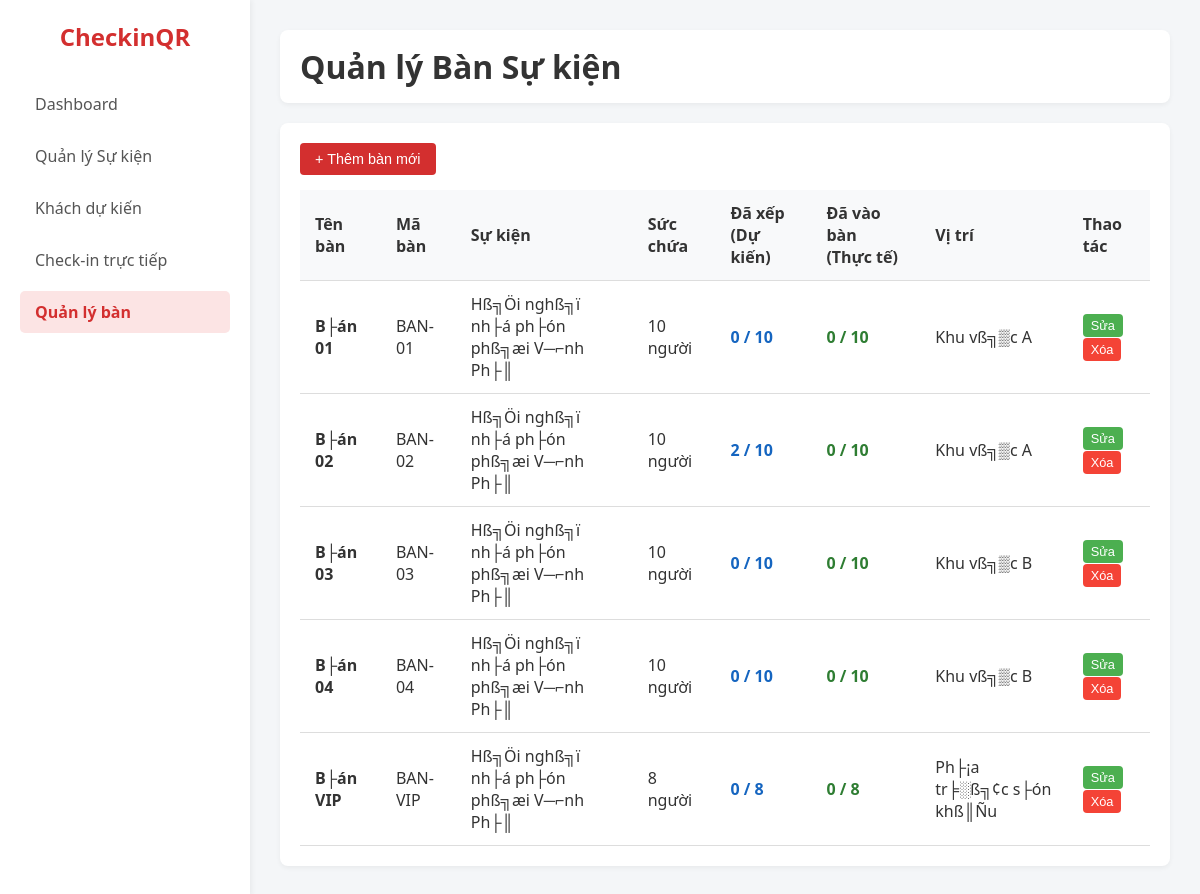
Screenshot of /admin/tables.php (signed in) with the database file from the repository.
### tables this page shows
CREATE TABLE `event_tables` (
  `id` bigint(20) unsigned NOT NULL AUTO_INCREMENT,
  `event_id` bigint(20) unsigned NOT NULL,
  `table_name` varchar(150) NOT NULL,
  `table_code` varchar(100) NOT NULL,
  `capacity` int(10) unsigned NOT NULL DEFAULT 10,
  `location` varchar(255) DEFAULT NULL,
  `notes` text DEFAULT NULL,
  `status` enum('active','inactive','full') NOT NULL DEFAULT 'active',
  `created_at` datetime NOT NULL DEFAULT current_timestamp(),
  `updated_at` datetime NOT NULL DEFAULT current_timestamp() ON UPDATE current_timestamp(),
  PRIMARY KEY (`id`),
  UNIQUE KEY `uq_event_table_code` (`event_id`,`table_code`),
  KEY `idx_event_tables_event_id` (`event_id`),
  KEY `idx_event_tables_status` (`status`),
  CONSTRAINT `fk_event_tables_event` FOREIGN KEY (`event_id`) REFERENCES `events` (`id`) ON DELETE CASCADE ON UPDATE CASCADE
);

CREATE TABLE `events` (
  `id` bigint(20) unsigned NOT NULL AUTO_INCREMENT,
  `event_name` varchar(255) NOT NULL,
  `event_code` varchar(100) NOT NULL,
  `slug` varchar(150) NOT NULL,
  `event_date` date NOT NULL,
  `start_time` time DEFAULT NULL,
  `end_time` time DEFAULT NULL,
  `location` varchar(255) DEFAULT NULL,
  `description` text DEFAULT NULL,
  `logo_path` varchar(500) DEFAULT NULL,
  `status` enum('draft','active','closed','cancelled') NOT NULL DEFAULT 'draft',
  `checkin_enabled` tinyint(1) NOT NULL DEFAULT 0,
  `created_by` bigint(20) unsigned DEFAULT NULL,
  `created_at` datetime NOT NULL DEFAULT current_timestamp(),
  `updated_at` datetime NOT NULL DEFAULT current_timestamp() ON UPDATE current_timestamp(),
  `deleted_at` datetime DEFAULT NULL,
  PRIMARY KEY (`id`),
  UNIQUE KEY `uq_events_code` (`event_code`),
  UNIQUE KEY `uq_events_slug` (`slug`),
  KEY `idx_events_date` (`event_date`),
  KEY `idx_events_status` (`status`),
  KEY `idx_events_created_by` (`created_by`),
  CONSTRAINT `fk_events_created_by` FOREIGN KEY (`created_by`) REFERENCES `users` (`id`) ON DELETE SET NULL ON UPDATE CASCADE
);

### includes/functions.php (called while the page is built, shortened)
<?php
function esc(string $string): string {
    return htmlspecialchars($string, ENT_QUOTES | ENT_SUBSTITUTE, 'UTF-8');
}

### admin/tables.php (the view, shortened to what this page needs)
<?php
$db = Database::getConnection();
$tables = $db->query("
    SELECT t.*, e.event_name,
    (SELECT COUNT(*) FROM guests WHERE table_id = t.id) as current_guests,
    (SELECT COUNT(*) FROM checkins WHERE table_id = t.id) as actual_checkins
    FROM event_tables t
    LEFT JOIN events e ON t.event_id = e.id
    ORDER BY t.event_id DESC, t.table_name ASC
")->fetchAll();
?>
<!DOCTYPE html>
<html lang="vi">
<head>
</head>
<body>
<div class="wrapper">
    <div class="sidebar">
        <h2>CheckinQR</h2>
        <ul>
            <li><a href="index.php">Dashboard</a></li>
            <li><a href="events.php">Quản lý Sự kiện</a></li>
            <li><a href="guests.php">Khách dự kiến</a></li>
            <li><a href="checkins.php">Check-in trực tiếp</a></li>
            <li><a href="tables.php" class="active">Quản lý bàn</a></li>
        </ul>
    </div>
    <div class="main-content">
        <div class="header">
            <h1>Quản lý Bàn Sự kiện</h1>
        </div>
        <div class="content-box">
            <div style="margin-bottom: 15px;">
                <button class="btn btn-primary" onclick="openAddModal()">+ Thêm bàn mới</button>
            </div>
            <table>
                <thead>
                    <tr>
                        <th>Tên bàn</th>
                        <th>Mã bàn</th>
                        <th>Sự kiện</th>
                        <th>Sức chứa</th>
                        <th>Đã xếp (Dự kiến)</th>
                        <th>Đã vào bàn (Thực tế)</th>
                        <th>Vị trí</th>
                        <th>Thao tác</th>
                    </tr>
                </thead>
                <tbody>
                    <?php foreach($tables as $t): ?>
                    <tr>
                        <td><strong><?php echo esc($t['table_name']); ?></strong></td>
                        <td><?php echo esc($t['table_code']); ?></td>
                        <td><?php echo esc($t['event_name']); ?></td>
                        <td><?php echo esc($t['capacity']); ?> người</td>
                        <td style="color: <?php echo $t['current_guests'] > $t['capacity'] ? 'red' : '#1565c0'; ?>; font-weight: bold;">
                            <?php echo esc($t['current_guests']); ?> / <?php echo esc($t['capacity']); ?>
                        </td>
                        <td style="color: <?php echo $t['actual_checkins'] > $t['capacity'] ? 'red' : '#2e7d32'; ?>; font-weight: bold;">
                            <?php echo esc($t['actual_checkins']); ?> / <?php echo esc($t['capacity']); ?>
                        </td>
                        <td><?php echo esc($t['location'] ?? '-'); ?></td>
                        <td>
                            <button class="btn btn-success" style="padding:4px 8px; font-size:0.8rem;" onclick='openEditModal(<?php echo json_encode($t); ?>)'>Sửa</button>
                            <form action="" method="POST" style="display:inline;" onsubmit="return confirm('Bạn có chắc chắn muốn xóa bàn này? Khách trong bàn sẽ bị mất vị trí.');">
                                <button type="submit" class="btn btn-danger" style="padding:4px 8px; font-size:0.8rem;">Xóa</button>
                            </form>
                        </td>
                    </tr>
                    <?php endforeach; ?>
                </tbody>
            </table>
        </div>
    </div>
</div>
</body>
</html>

### admin/tables.php (style rules this page uses)
:root { --primary-color: #d32f2f; --sidebar-width: 250px; --bg-color: #f4f6f8; --text-color: #333; }
* { box-sizing: border-box; margin: 0; padding: 0; }
body { font-family: 'Segoe UI', Tahoma, Geneva, Verdana, sans-serif; background-color: var(--bg-color); color: var(--text-color); }
.wrapper { display: flex; min-height: 100vh; }
.sidebar { width: var(--sidebar-width); background: #fff; box-shadow: 2px 0 5px rgba(0,0,0,0.05); padding: 20px; }
.sidebar h2 { color: var(--primary-color); margin-bottom: 30px; font-size: 1.5rem; text-align: center; }
.sidebar ul { list-style: none; }
.sidebar ul li { margin-bottom: 10px; }
.sidebar ul li a { display: block; padding: 10px 15px; color: #555; text-decoration: none; border-radius: 5px; transition: background 0.3s; }
.sidebar ul li a:hover, .sidebar ul li a.active { background: #fce4e4; color: var(--primary-color); font-weight: 600; }
.main-content { flex: 1; padding: 30px; overflow-y: auto; }
.header { display: flex; justify-content: space-between; align-items: center; margin-bottom: 20px; background: #fff; padding: 15px 20px; border-radius: 8px; box-shadow: 0 2px 5px rgba(0,0,0,0.05); }
.content-box { background: #fff; padding: 20px; border-radius: 8px; box-shadow: 0 2px 5px rgba(0,0,0,0.05); }
table { width: 100%; border-collapse: collapse; margin-top: 15px; }
th, td { padding: 12px 15px; text-align: left; border-bottom: 1px solid #ddd; }
th { background-color: #f8f9fa; font-weight: 600; }
.btn { padding: 8px 15px; border-radius: 4px; text-decoration: none; display: inline-block; cursor: pointer; border: none; font-size: 0.9rem; }
.btn-primary { background: var(--primary-color); color: white; }
.btn-success { background: #4caf50; color: white; }
.btn-danger { background: #f44336; color: white; }

### rows the page displays
event_tables: table_name "B├án 01", table_code "BAN-01", event.event_name "Hß╗Öi nghß╗ï nh├á ph├ón phß╗æi V─⌐nh Ph├║", capacity "10", current_guests "0", actual_checkins "0", location "Khu vß╗▒c A"
event_tables: table_name "B├án 02", table_code "BAN-02", event.event_name "Hß╗Öi nghß╗ï nh├á ph├ón phß╗æi V─⌐nh Ph├║", capacity "10", current_guests "2", actual_checkins "0", location "Khu vß╗▒c A"
event_tables: table_name "B├án 03", table_code "BAN-03", event.event_name "Hß╗Öi nghß╗ï nh├á ph├ón phß╗æi V─⌐nh Ph├║", capacity "10", current_guests "0", actual_checkins "0", location "Khu vß╗▒c B"
event_tables: table_name "B├án 04", table_code "BAN-04", event.event_name "Hß╗Öi nghß╗ï nh├á ph├ón phß╗æi V─⌐nh Ph├║", capacity "10", current_guests "0", actual_checkins "0", location "Khu vß╗▒c B"
event_tables: table_name "B├án VIP", table_code "BAN-VIP", event.event_name "Hß╗Öi nghß╗ï nh├á ph├ón phß╗æi V─⌐nh Ph├║", capacity "8", current_guests "0", actual_checkins "0", location "Ph├¡a tr╞░ß╗¢c s├ón khß║Ñu"
